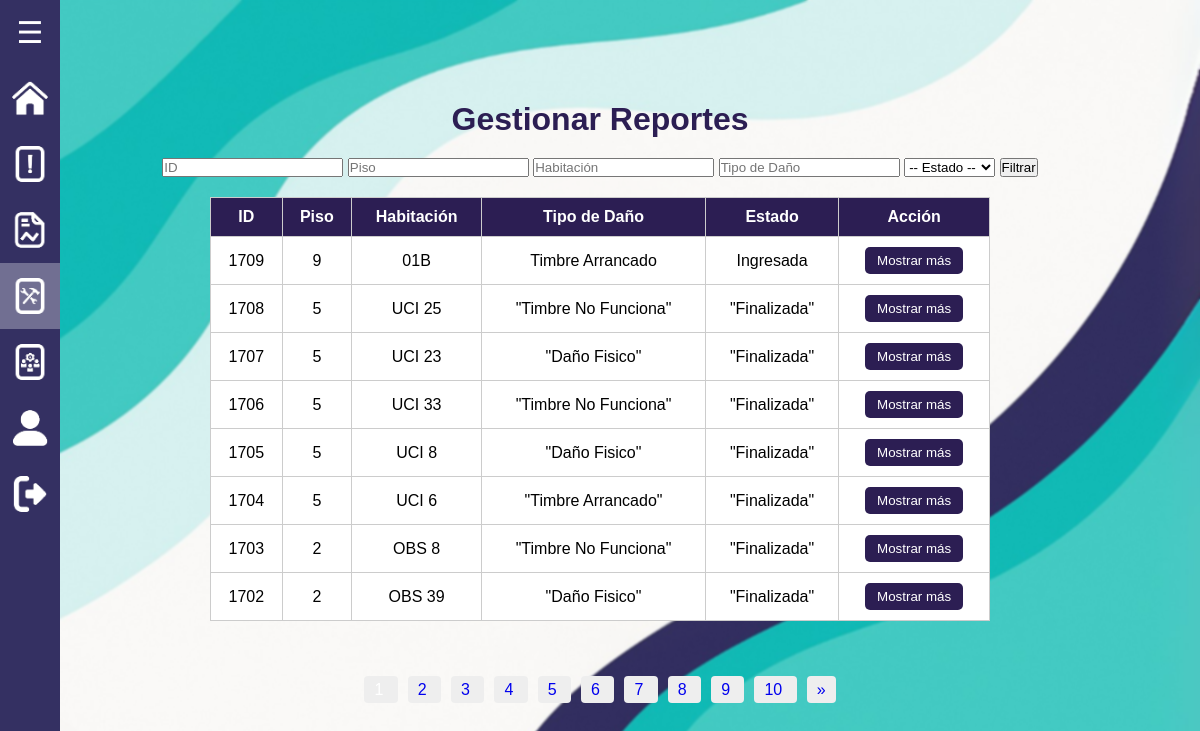
Page /roles/administrador_reportes/gestionar_reportes.php (signed in) on the committed database.
### tables this page shows
CREATE TABLE `reportes` (
  `id` int(11) NOT NULL,
  `usuario_id` int(11) NOT NULL,
  `piso` int(11) NOT NULL,
  `habitacion` varchar(10) DEFAULT NULL,
  `reporte` text NOT NULL,
  `tipo_dano` varchar(255) NOT NULL,
  `fecha` timestamp NOT NULL DEFAULT current_timestamp(),
  `estado` varchar(50) DEFAULT 'Ingresada',
  `respuesta` text DEFAULT NULL,
  `fecha_creacion` datetime DEFAULT current_timestamp(),
  `fecha_respuesta` datetime DEFAULT NULL,
  `imagen_antes` longblob DEFAULT NULL,
  `imagen_despues` longblob DEFAULT NULL,
  `respondido_por` int(11) DEFAULT NULL
);

### roles/administrador_reportes/gestionar_reportes.php (the view, shortened to what this page needs)
<?php
$pdo = new PDO("mysql:host=localhost;dbname=cnl_report", 'root', '');
$pdo->setAttribute(PDO::ATTR_ERRMODE, PDO::ERRMODE_EXCEPTION);
$porPagina = 8;
$pagina = isset($_GET['pagina']) ? max(1, intval($_GET['pagina'])) : 1;
$inicio = ($pagina - 1) * $porPagina;
$filtros = [];
$parametros = [];
$where = $filtros ? "WHERE " . implode(" AND ", $filtros) : "";
$sql = "SELECT reportes.*, usuarios.primer_nombre AS nombre_responde
        FROM reportes
        LEFT JOIN usuarios ON reportes.respondido_por = usuarios.id
        $where
        ORDER BY reportes.id DESC
        LIMIT $inicio, $porPagina";
$stmt = $pdo->prepare($sql);
$stmt->execute($parametros);
$reportes = $stmt->fetchAll(PDO::FETCH_ASSOC);
$sqlTotal = "SELECT COUNT(*) FROM reportes $where";
$stmtTotal = $pdo->prepare($sqlTotal);
$stmtTotal->execute($parametros);
$totalRegistros = $stmtTotal->fetchColumn();
$totalPaginas = ceil($totalRegistros / $porPagina);
?>
<!DOCTYPE html>
<html lang="es">
<head>
    <link rel="stylesheet" href="../../css/estilos.css">
    <link rel="stylesheet" href="../../css/gestion_reportes.css">
</head>
<body>
    <?php include '../../menu_lateral/menu2.php'; ?>
    <h1>Gestionar Reportes</h1>
    <form method="GET" style="margin-bottom: 20px;">
        <input type="text" name="id" placeholder="ID" value="<?= $_GET['id'] ?? '' ?>">
        <input type="text" name="piso" placeholder="Piso" value="<?= $_GET['piso'] ?? '' ?>">
        <input type="text" name="habitacion" placeholder="Habitación" value="<?= $_GET['habitacion'] ?? '' ?>">
        <input type="text" name="tipo_dano" placeholder="Tipo de Daño" value="<?= $_GET['tipo_dano'] ?? '' ?>">
        <select name="estado">
            <option value="">-- Estado --</option>
        </select>
        <button type="submit">Filtrar</button>
    </form>
    <table>
        <thead>
            <tr>
                <th>ID</th>
                <th>Piso</th>
                <th>Habitación</th>
                <th>Tipo de Daño</th>
                <th>Estado</th>
                <th>Acción</th>
            </tr>
        </thead>
        <tbody>
        <?php foreach ($reportes as $reporte): ?>
            <tr>
                <td><?= $reporte['id'] ?></td>
                <td><?= htmlspecialchars($reporte['piso']) ?></td>
                <td><?= htmlspecialchars($reporte['habitacion']) ?></td>
                <td><?= htmlspecialchars($reporte['tipo_dano']) ?></td>
                <td><?= htmlspecialchars($reporte['estado']) ?></td>
                <td>
                    <button class="btn-ver" onclick="abrirModal(<?= $reporte['id'] ?>)">Mostrar más</button>
                </td>
            </tr>
        <?php endforeach; ?>
        </tbody>
    </table>
<?php
$maxLinks = 10;
$bloqueActual = ceil($pagina / $maxLinks);
$inicio = ($bloqueActual - 1) * $maxLinks + 1;
$fin = min($inicio + $maxLinks - 1, $totalPaginas);
?>
<div class="paginacion">
    <?php for ($i = $inicio; $i <= $fin; $i++): ?>
        <a href="?<?= http_build_query(array_merge($_GET, ['pagina' => $i])) ?>"
           class="<?= $i == $pagina ? 'pagina-actual' : '' ?>">
           <?= $i ?>
        </a>
    <?php endfor; ?>
    <?php if ($fin < $totalPaginas): ?>
        <a href="?<?= http_build_query(array_merge($_GET, ['pagina' => $fin + 1])) ?>">&raquo;</a>
    <?php endif; ?>
</div>
</body>
</html>

### css/estilos.css (style rules this page uses)
* { margin: 0; padding: 0; box-sizing: border-box; font-family: Arial, sans-serif; }
body { display: flex; }

### css/gestion_reportes.css (style rules this page uses)
body { margin: 0; font-family: 'Segoe UI', Tahoma, Geneva, Verdana, sans-serif; background: url('../images/fondo_PC.png') no-repeat center center fixed; background-size: cover; backdrop-filter: blur(1px); color: #000000; display: flex; flex-direction: column; align-items: center; justify-content: center; height: 100vh; }
.paginacion { margin-top: 20px; text-align: center; }
.paginacion a { margin: 0 5px; padding: 5px 10px; background: #eee; text-decoration: none; border-radius: 4px; }
.pagina-actual { background: #007bff; color: white; }
h1 { color: #2C1E53; margin-top: 0px; margin-bottom: 20px; }
table { width: 65%; background-color: white; border-collapse: collapse; margin-bottom: 40px; }
th, td { border: 1px solid #ccc; padding: 10px; text-align: center; }
th { background-color: #2C1E53; color: white; }
.btn-ver { background-color: #2C1E53; color: white; padding: 6px 12px; border: none; border-radius: 5px; cursor: pointer; }

### rows in the picture
reportes: id "1709", piso "9", habitacion "01B", tipo_dano "Timbre Arrancado", estado "Ingresada"
reportes: id "1708", piso "5", habitacion "UCI 25", tipo_dano "\"Timbre No Funciona\"", estado "\"Finalizada\""
reportes: id "1707", piso "5", habitacion "UCI 23", tipo_dano "\"Daño Fisico\"", estado "\"Finalizada\""
reportes: id "1706", piso "5", habitacion "UCI 33", tipo_dano "\"Timbre No Funciona\"", estado "\"Finalizada\""
reportes: id "1705", piso "5", habitacion "UCI 8", tipo_dano "\"Daño Fisico\"", estado "\"Finalizada\""
reportes: id "1704", piso "5", habitacion "UCI 6", tipo_dano "\"Timbre Arrancado\"", estado "\"Finalizada\""
reportes: id "1703", piso "2", habitacion "OBS 8", tipo_dano "\"Timbre No Funciona\"", estado "\"Finalizada\""
reportes: id "1702", piso "2", habitacion "OBS 39", tipo_dano "\"Daño Fisico\"", estado "\"Finalizada\""
